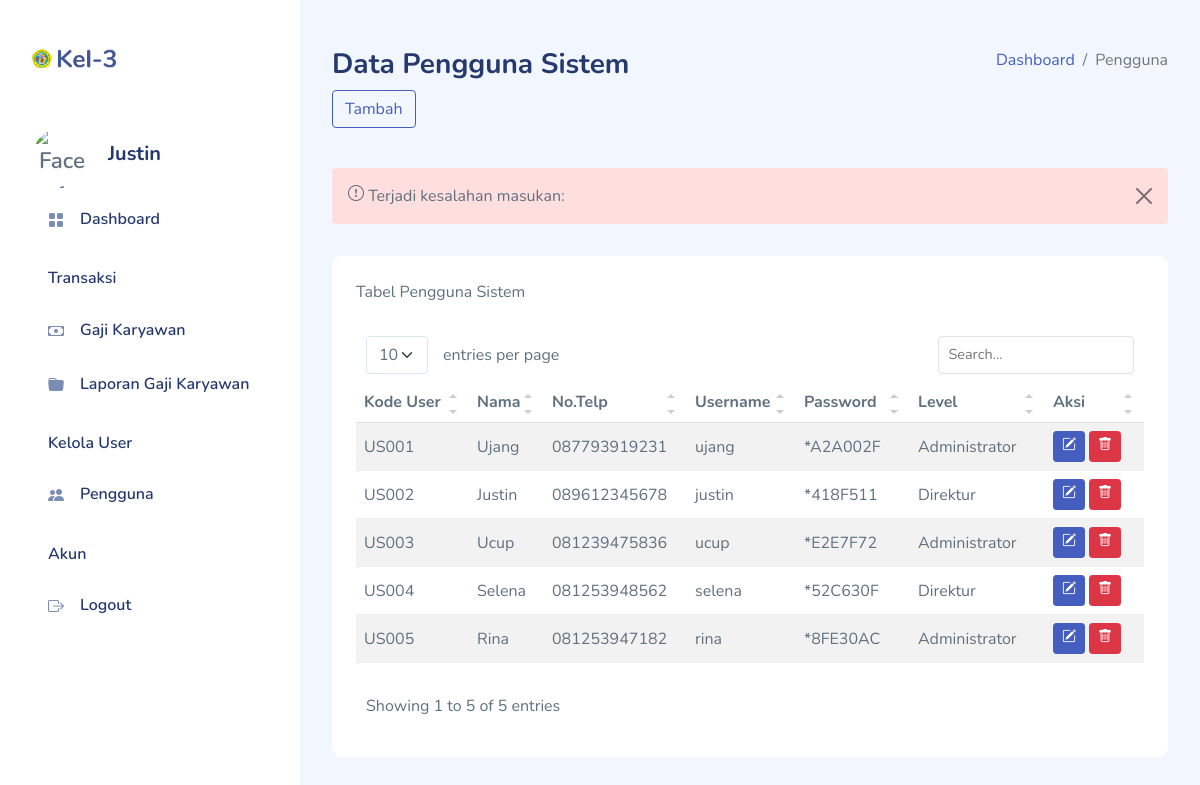
Page /pages/pengguna.php?error=input (signed in) on the earlier database version.
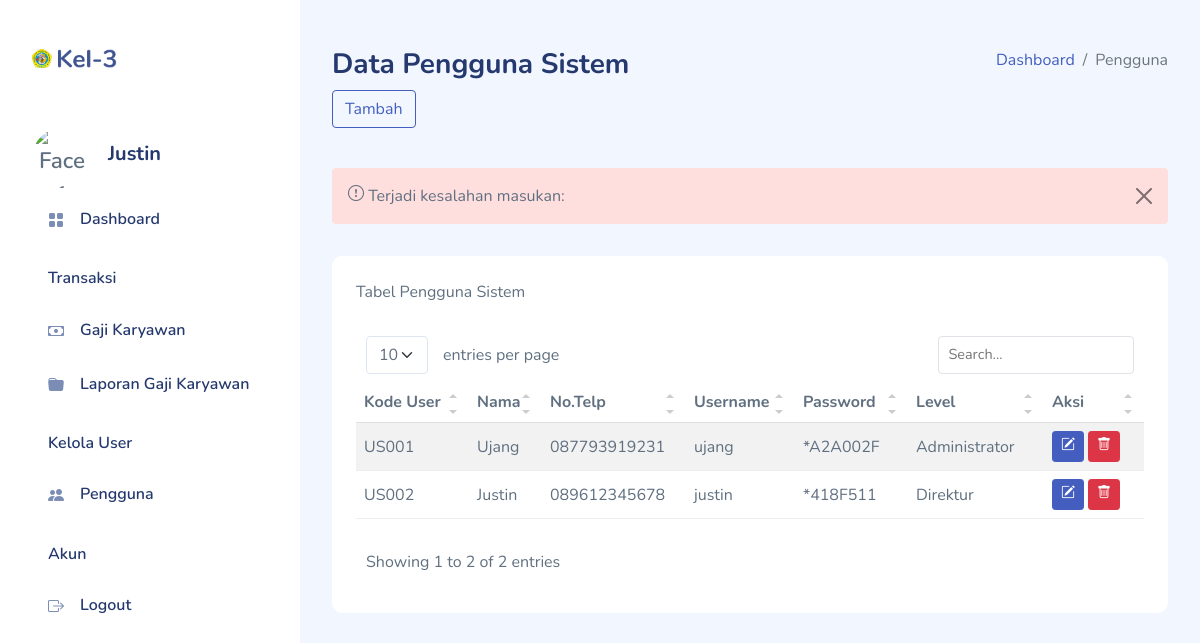
Same page on the later database version.
### tables this page shows
CREATE TABLE `user` (
  `kode_user` varchar(8) NOT NULL,
  `nama` varchar(50) NOT NULL,
  `no_telp` varchar(13) NOT NULL,
  `username` varchar(20) NOT NULL,
  `pass` varchar(50) NOT NULL,
  `level` enum('1','2') NOT NULL
);

### pages/pengguna.php (the view, shortened to what this page needs)
<?php
include_once("functions.php");
include_once("../layout.php");
?>
<?php style_section() ?>
<?php sidebar() ?>
<div id="main">
    <div class="page-heading">
        <div class="page-title">
            <div class="row">
                <div class="col-12 col-md-6 order-md-1 order-last">
                    <h3>Data Pengguna Sistem</h3>
                </div>
                <div class="col-12 col-md-6 order-md-2 order-first">
                    <nav aria-label="breadcrumb" class="breadcrumb-header float-start float-lg-end">
                        <ol class="breadcrumb">
                            <li class="breadcrumb-item"><a href="dashboard.php">Dashboard</a></li>
                            <li class="breadcrumb-item active" aria-current="page">Pengguna</li>
                        </ol>
                    </nav>
                </div>
            </div>
        </div>
        <button type="button" class="btn btn-outline-primary block" data-bs-toggle="modal" data-bs-target="#default">
            Tambah
        </button>
        <br><br>
        <p>
            <?php
                if(isset($_GET["error"]))
                {
                    $error = $_GET["error"];
                    if($error == "koneksi")
                        showError("Koneksi Gagal.");
                    else if($error == "proses")
                        showError("Terjadi kesalahan proses, silahkan coba lagi.");
                    else if($error == "input")
                        showError("Terjadi kesalahan masukan:<br>".$_SESSION["salahinputuser"]);
                    else if($error == "fk")
                        showError("Terjadi kesalahan: ".$_SESSION["fk"]);
                }
            ?>
        </p>
        </div>
        <section class="section">
            <div class="card">
                <div class="card-header">
                    Tabel Pengguna Sistem
                </div>
                <div class="card-body">
                    <table class="table table-striped" id="table1">
                        <thead>
                            <tr>
                                <th>Kode User</th>
                                <th>Nama</th>
                                <th>No.Telp</th>
                                <th>Username</th>
                                <th>Password</th>
                                <th>Level</th>
                                <th>Aksi</th>
                            </tr>
                        </thead>
                        <tbody>
                        <?php
                        $db = dbConnect();
                        if($db->connect_errno==0)
                        {
                            $sql = "SELECT * FROM user";
                            $res = $db->query($sql);
                            if($res)
                            {
                                $data = $res->fetch_all(MYSQLI_ASSOC);
                                foreach($data as $row)
                                {
                                    ?>
                                    <tr>
                                    <td><?php echo $row["kode_user"] ?></td>
                                    <td><?php echo $row["nama"] ?></td>
                                    <td><?php echo $row["no_telp"] ?></td>
                                    <td><?php echo $row["username"] ?></td>
                                    <td><?php echo substr($row["pass"], 0, 8) ?></td>
                                    <td><?php echo ($row["level"] == 1?"Direktur":($row["level"] == 2?"Administrator":"")) ?></td>
                                    <td>
                                        <a href="pengguna-form-edit.php?kode_user=<?php echo $row["kode_user"] ?>" class="btn btn-sm btn-primary"><i class="bi bi-pencil-square"></i></a>
                                        <a href="pengguna-form-hapus.php?kode_user=<?php echo $row["kode_user"] ?>" class="btn btn-sm btn-danger hapus"><i class="bi bi-trash"></i></a>
                                    </td>
                                </tr>
                                    <?php
                                }
                            }
                        }
                        ?>
                        </tbody>
                    </table>
                </div>
            </div>
        </section>
    </div>
<?php script_section() ?>

### layout.php (shortened to what this page needs)
<?php
function style_section()
{
    ?>
    <!DOCTYPE html>
    <html lang="en">
    <head>
        <link rel="stylesheet" href="../assets/css/bootstrap.css">
        <link rel="stylesheet" href="../assets/vendors/sweetalert2/sweetalert2.min.css">
        <link rel="stylesheet" href="../assets/vendors/iconly/bold.css">
        <link rel="stylesheet" href="../assets/vendors/simple-datatables/style.css">
        <link rel="stylesheet" href="../assets/vendors/perfect-scrollbar/perfect-scrollbar.css">
        <link rel="stylesheet" href="../assets/vendors/bootstrap-icons/bootstrap-icons.css">
        <link rel="stylesheet" href="../assets/css/app.css">
    </head>
<?php
}
?>
<?php
function sidebar()
{
    ?>
    <body>
    <div id="app">
        <div id="sidebar" class="active">
            <div class="sidebar-wrapper active">
                <div class="sidebar-header">
                    <div class="d-flex justify-content-between">
                        <div class="logo">
                            <a href="index.html"><img src="../assets/images/logo/logo-kel3.png" alt="Logo" srcset=""></a>
                        </div>
                    </div>
                </div>
                <div class="sidebar-menu">
                    <ul class="menu">
                        <li class="sidebar-item">
                            <div class="d-flex align-items-center">
                                <div class="avatar avatar-xl">
                                    <img src="../assets/images/faces/<?php echo ($_SESSION["level"]==1?"1.jpg":"2.jpg") ?>" alt="Face 1">
                                </div>
                                <div class="ms-3 name">
                                    <h5 class="font-bold"><?php echo $_SESSION["nama"] ?></h5>
                                </div>
                            </div>
                        </li>
                        <li class="sidebar-item">
                                <a href="dashboard.php" class='sidebar-link'>
                                    <i class="bi bi-grid-fill"></i>
                                    <span>Dashboard</span>
                                </a>
                            </li>
                        <?php
                        if($_SESSION["level"] == 1)
                        {
                            ?>
                            <li class="sidebar-title">Transaksi</li>
                            <li class="sidebar-item">
                                <a href="penggajian.php" class='sidebar-link'>
                                    <i class="bi bi-cash"></i>
                                    <span>Gaji Karyawan</span>
                                </a>
                            </li>
                            <li class="sidebar-item">
                                <a href="penggajian-form-laporan.php" class='sidebar-link'>
                                    <i class="bi bi-folder-fill"></i>
                                    <span>Laporan Gaji Karyawan</span>
                                </a>
                            </li>
                            <li class="sidebar-title">Kelola User</li>
                            <li class="sidebar-item">
                                <a href="pengguna.php" class='sidebar-link'>
                                    <i class="bi bi-people-fill"></i>
                                    <span>Pengguna</span>
                                </a>
                            </li>
                            <?php
                        }
                        ?>
                        <li class="sidebar-title">Akun</li>
                        <li class="sidebar-item">
                            <a href="../do-logout.php" class='sidebar-link'>
                                <i class="bi bi-box-arrow-right"></i>
                                <span>Logout</span>
                            </a>
                        </li>
                    </ul>
                </div>
            </div>
        </div>
    </div>
    <?php
}
?>
<?php
function script_section()
{
    ?>
</body>
</html>
<?php
}
?>

### pages/functions.php (shortened to what this page needs)
<?php
function showError($msg)
{
    ?>
    <div class="alert alert-light-danger color-danger alert-dismissible show fade">
        <i class="bi bi-exclamation-circle"></i>
        <?php echo $msg ?>
        <button type="button" class="btn-close" data-bs-dismiss="alert"
            aria-label="Close"></button>
    </div>
    <?php
}
    ?>

### assets/css/app.css (style rules this page uses)
.alert { border:none }
.alert-light-danger { background-color:#ffdede }
.avatar { border-radius:50%;display:inline-flex;position:relative;text-align:center;vertical-align:middle }
.avatar img { border-radius:50%;height:32px;width:32px }
.avatar.avatar-xl .avatar-content,.avatar.avatar-xl img { font-size:1.4rem;height:60px;width:60px }
.btn i,.btn svg { height:16px;width:16px }
.btn.btn-danger,.btn.btn-info,.btn.btn-primary,.btn.btn-secondary,.btn.btn-success,.btn.btn-warning { color:#fff }
.card { border:none;margin-bottom:2.2rem }
.card .card-header { border:none }
.card .card-header~.card-body { padding-top:0 }
.card .card-body { padding:1.5rem }
#sidebar.active .sidebar-wrapper { left:0 }
.sidebar-wrapper { background-color:#fff;bottom:0;height:100vh;overflow-y:auto;position:fixed;top:0;transition:left .5s ease-out;width:300px;z-index:10 }
.sidebar-wrapper .sidebar-header { font-size:2rem;font-weight:700;padding:2rem 2rem 1rem }
.sidebar-wrapper .sidebar-header img { height:1.2rem }
.sidebar-wrapper .menu { font-weight:600;margin-top:2rem;padding:0 2rem }
.sidebar-wrapper .menu .sidebar-title { color:#25396f;font-size:1rem;font-weight:600;list-style:none;margin:1.5rem 0 1rem;padding:0 1rem }
.sidebar-wrapper .menu .sidebar-link { align-items:center;border-radius:.5rem;color:#25396f;display:block;display:flex;font-size:1rem;padding:.7rem 1rem;text-decoration:none;transition:all .5s }
.sidebar-wrapper .menu .sidebar-link i,.sidebar-wrapper .menu .sidebar-link svg { color:#7c8db5 }
.sidebar-wrapper .menu .sidebar-link span { margin-left:1rem }
.sidebar-wrapper .menu .sidebar-item { list-style:none;margin-top:.5rem;position:relative }
.dataTable-table td,.dataTable-table thead th,.table td,.table thead th { vertical-align:middle }
.dataTable-table:not(.table-borderless) thead th,.table:not(.table-borderless) thead th { border-bottom:1px solid #dedede!important }
.bi { height:1rem;width:1rem }
#main { margin-left:300px;padding:2rem }
.page-heading { margin:0 0 2rem }
.page-heading h3 { font-weight:700 }
a { text-decoration:none }
.font-bold { font-weight:700 }

Differences in the rows shown:
removed user: kode_user "US003", nama "Ucup", no_telp "081239475836", username "ucup", pass "*E2E7F72", level "Administrator"
removed user: kode_user "US004", nama "Selena", no_telp "081253948562", username "selena", pass "*52C630F", level "Direktur"
removed user: kode_user "US005", nama "Rina", no_telp "081253947182", username "rina", pass "*8FE30AC", level "Administrator"
Other differences:
text written by a page script: "entries per page Showing 1 to 5 of 5 entries" → "entries per page Showing 1 to 2 of 2 entries"
